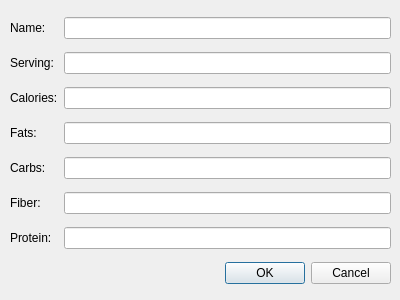
<?xml version="1.0" encoding="UTF-8"?>
<ui version="4.0">
 <class>AddFoodFormDialog</class>
 <widget class="QDialog" name="AddFoodFormDialog">
  <property name="geometry">
   <rect>
    <x>0</x>
    <y>0</y>
    <width>400</width>
    <height>300</height>
   </rect>
  </property>
  <property name="windowTitle">
   <string>Add New Food</string>
  </property>
  <widget class="QWidget" name="gridLayoutWidget">
   <property name="geometry">
    <rect>
     <x>10</x>
     <y>10</y>
     <width>381</width>
     <height>281</height>
    </rect>
   </property>
   <layout class="QGridLayout" name="gridLayout">
    <item row="2" column="0">
     <widget class="QLabel" name="label_3">
      <property name="text">
       <string>Calories:</string>
      </property>
     </widget>
    </item>
    <item row="5" column="1">
     <widget class="QLineEdit" name="fiberLineEdit"/>
    </item>
    <item row="0" column="1">
     <widget class="QLineEdit" name="nameLineEdit"/>
    </item>
    <item row="6" column="0">
     <widget class="QLabel" name="label_7">
      <property name="text">
       <string>Protein:</string>
      </property>
     </widget>
    </item>
    <item row="3" column="0">
     <widget class="QLabel" name="label_4">
      <property name="text">
       <string>Fats:</string>
      </property>
     </widget>
    </item>
    <item row="1" column="1">
     <widget class="QLineEdit" name="servingLineEdit"/>
    </item>
    <item row="0" column="0">
     <widget class="QLabel" name="label">
      <property name="text">
       <string>Name:</string>
      </property>
     </widget>
    </item>
    <item row="5" column="0">
     <widget class="QLabel" name="label_6">
      <property name="text">
       <string>Fiber:</string>
      </property>
     </widget>
    </item>
    <item row="1" column="0">
     <widget class="QLabel" name="label_2">
      <property name="text">
       <string>Serving:</string>
      </property>
     </widget>
    </item>
    <item row="2" column="1">
     <widget class="QLineEdit" name="caloriesLineEdit"/>
    </item>
    <item row="4" column="0">
     <widget class="QLabel" name="label_5">
      <property name="text">
       <string>Carbs:</string>
      </property>
     </widget>
    </item>
    <item row="6" column="1">
     <widget class="QLineEdit" name="proteinLineEdit"/>
    </item>
    <item row="3" column="1">
     <widget class="QLineEdit" name="fatsLineEdit"/>
    </item>
    <item row="4" column="1">
     <widget class="QLineEdit" name="carbsLineEdit"/>
    </item>
    <item row="7" column="1">
     <widget class="QDialogButtonBox" name="buttonBox">
      <property name="orientation">
       <enum>Qt::Horizontal</enum>
      </property>
      <property name="standardButtons">
       <set>QDialogButtonBox::Cancel|QDialogButtonBox::Ok</set>
      </property>
     </widget>
    </item>
   </layout>
  </widget>
 </widget>
 <resources/>
 <connections>
  <connection>
   <sender>buttonBox</sender>
   <signal>accepted()</signal>
   <receiver>AddFoodFormDialog</receiver>
   <slot>accept()</slot>
   <hints>
    <hint type="sourcelabel">
     <x>248</x>
     <y>254</y>
    </hint>
    <hint type="destinationlabel">
     <x>157</x>
     <y>274</y>
    </hint>
   </hints>
  </connection>
  <connection>
   <sender>buttonBox</sender>
   <signal>rejected()</signal>
   <receiver>AddFoodFormDialog</receiver>
   <slot>reject()</slot>
   <hints>
    <hint type="sourcelabel">
     <x>316</x>
     <y>260</y>
    </hint>
    <hint type="destinationlabel">
     <x>286</x>
     <y>274</y>
    </hint>
   </hints>
  </connection>
 </connections>
</ui>
